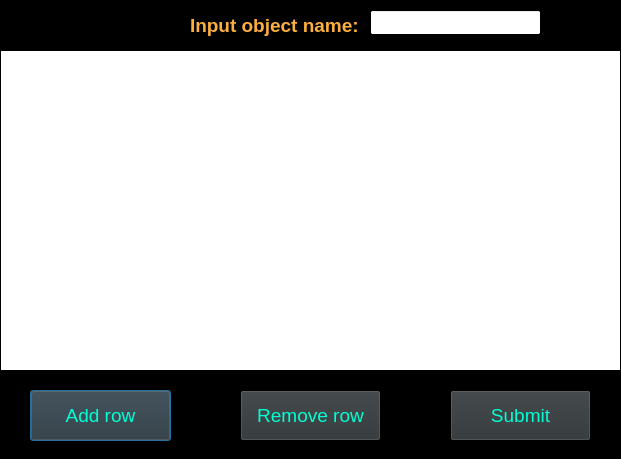
<?xml version="1.0" encoding="UTF-8"?>
<ui version="4.0">
 <class>Form_Add_Object</class>
 <widget class="QDialog" name="Form_Add_Object">
  <property name="geometry">
   <rect>
    <x>0</x>
    <y>0</y>
    <width>621</width>
    <height>459</height>
   </rect>
  </property>
  <property name="palette">
   <palette>
    <active>
     <colorrole role="Base">
      <brush brushstyle="SolidPattern">
       <color alpha="255">
        <red>255</red>
        <green>255</green>
        <blue>255</blue>
       </color>
      </brush>
     </colorrole>
     <colorrole role="Window">
      <brush brushstyle="SolidPattern">
       <color alpha="255">
        <red>0</red>
        <green>0</green>
        <blue>0</blue>
       </color>
      </brush>
     </colorrole>
    </active>
    <inactive>
     <colorrole role="Base">
      <brush brushstyle="SolidPattern">
       <color alpha="255">
        <red>255</red>
        <green>255</green>
        <blue>255</blue>
       </color>
      </brush>
     </colorrole>
     <colorrole role="Window">
      <brush brushstyle="SolidPattern">
       <color alpha="255">
        <red>0</red>
        <green>0</green>
        <blue>0</blue>
       </color>
      </brush>
     </colorrole>
    </inactive>
    <disabled>
     <colorrole role="Base">
      <brush brushstyle="SolidPattern">
       <color alpha="255">
        <red>0</red>
        <green>0</green>
        <blue>0</blue>
       </color>
      </brush>
     </colorrole>
     <colorrole role="Window">
      <brush brushstyle="SolidPattern">
       <color alpha="255">
        <red>0</red>
        <green>0</green>
        <blue>0</blue>
       </color>
      </brush>
     </colorrole>
    </disabled>
   </palette>
  </property>
  <property name="windowTitle">
   <string>Add 3D Object</string>
  </property>
  <widget class="QPushButton" name="butt_add_row">
   <property name="geometry">
    <rect>
     <x>30</x>
     <y>390</y>
     <width>141</width>
     <height>51</height>
    </rect>
   </property>
   <property name="palette">
    <palette>
     <active>
      <colorrole role="WindowText">
       <brush brushstyle="SolidPattern">
        <color alpha="255">
         <red>0</red>
         <green>255</green>
         <blue>212</blue>
        </color>
       </brush>
      </colorrole>
      <colorrole role="Button">
       <brush brushstyle="SolidPattern">
        <color alpha="255">
         <red>46</red>
         <green>52</green>
         <blue>54</blue>
        </color>
       </brush>
      </colorrole>
      <colorrole role="ButtonText">
       <brush brushstyle="SolidPattern">
        <color alpha="255">
         <red>0</red>
         <green>255</green>
         <blue>212</blue>
        </color>
       </brush>
      </colorrole>
      <colorrole role="Shadow">
       <brush brushstyle="SolidPattern">
        <color alpha="255">
         <red>255</red>
         <green>237</green>
         <blue>0</blue>
        </color>
       </brush>
      </colorrole>
     </active>
     <inactive>
      <colorrole role="WindowText">
       <brush brushstyle="SolidPattern">
        <color alpha="255">
         <red>0</red>
         <green>255</green>
         <blue>212</blue>
        </color>
       </brush>
      </colorrole>
      <colorrole role="Button">
       <brush brushstyle="SolidPattern">
        <color alpha="255">
         <red>46</red>
         <green>52</green>
         <blue>54</blue>
        </color>
       </brush>
      </colorrole>
      <colorrole role="ButtonText">
       <brush brushstyle="SolidPattern">
        <color alpha="255">
         <red>0</red>
         <green>255</green>
         <blue>212</blue>
        </color>
       </brush>
      </colorrole>
      <colorrole role="Shadow">
       <brush brushstyle="SolidPattern">
        <color alpha="255">
         <red>255</red>
         <green>237</green>
         <blue>0</blue>
        </color>
       </brush>
      </colorrole>
     </inactive>
     <disabled>
      <colorrole role="WindowText">
       <brush brushstyle="SolidPattern">
        <color alpha="255">
         <red>190</red>
         <green>190</green>
         <blue>190</blue>
        </color>
       </brush>
      </colorrole>
      <colorrole role="Button">
       <brush brushstyle="SolidPattern">
        <color alpha="255">
         <red>46</red>
         <green>52</green>
         <blue>54</blue>
        </color>
       </brush>
      </colorrole>
      <colorrole role="ButtonText">
       <brush brushstyle="SolidPattern">
        <color alpha="255">
         <red>190</red>
         <green>190</green>
         <blue>190</blue>
        </color>
       </brush>
      </colorrole>
      <colorrole role="Shadow">
       <brush brushstyle="SolidPattern">
        <color alpha="255">
         <red>255</red>
         <green>237</green>
         <blue>0</blue>
        </color>
       </brush>
      </colorrole>
     </disabled>
    </palette>
   </property>
   <property name="font">
    <font>
     <pointsize>14</pointsize>
    </font>
   </property>
   <property name="text">
    <string>Add row</string>
   </property>
  </widget>
  <widget class="QTableView" name="tableView">
   <property name="geometry">
    <rect>
     <x>0</x>
     <y>50</y>
     <width>621</width>
     <height>321</height>
    </rect>
   </property>
  </widget>
  <widget class="QPushButton" name="butt_delete_row">
   <property name="geometry">
    <rect>
     <x>240</x>
     <y>390</y>
     <width>141</width>
     <height>51</height>
    </rect>
   </property>
   <property name="palette">
    <palette>
     <active>
      <colorrole role="WindowText">
       <brush brushstyle="SolidPattern">
        <color alpha="255">
         <red>0</red>
         <green>255</green>
         <blue>212</blue>
        </color>
       </brush>
      </colorrole>
      <colorrole role="Button">
       <brush brushstyle="SolidPattern">
        <color alpha="255">
         <red>46</red>
         <green>52</green>
         <blue>54</blue>
        </color>
       </brush>
      </colorrole>
      <colorrole role="ButtonText">
       <brush brushstyle="SolidPattern">
        <color alpha="255">
         <red>0</red>
         <green>255</green>
         <blue>212</blue>
        </color>
       </brush>
      </colorrole>
      <colorrole role="Shadow">
       <brush brushstyle="SolidPattern">
        <color alpha="255">
         <red>255</red>
         <green>237</green>
         <blue>0</blue>
        </color>
       </brush>
      </colorrole>
     </active>
     <inactive>
      <colorrole role="WindowText">
       <brush brushstyle="SolidPattern">
        <color alpha="255">
         <red>0</red>
         <green>255</green>
         <blue>212</blue>
        </color>
       </brush>
      </colorrole>
      <colorrole role="Button">
       <brush brushstyle="SolidPattern">
        <color alpha="255">
         <red>46</red>
         <green>52</green>
         <blue>54</blue>
        </color>
       </brush>
      </colorrole>
      <colorrole role="ButtonText">
       <brush brushstyle="SolidPattern">
        <color alpha="255">
         <red>0</red>
         <green>255</green>
         <blue>212</blue>
        </color>
       </brush>
      </colorrole>
      <colorrole role="Shadow">
       <brush brushstyle="SolidPattern">
        <color alpha="255">
         <red>255</red>
         <green>237</green>
         <blue>0</blue>
        </color>
       </brush>
      </colorrole>
     </inactive>
     <disabled>
      <colorrole role="WindowText">
       <brush brushstyle="SolidPattern">
        <color alpha="255">
         <red>190</red>
         <green>190</green>
         <blue>190</blue>
        </color>
       </brush>
      </colorrole>
      <colorrole role="Button">
       <brush brushstyle="SolidPattern">
        <color alpha="255">
         <red>46</red>
         <green>52</green>
         <blue>54</blue>
        </color>
       </brush>
      </colorrole>
      <colorrole role="ButtonText">
       <brush brushstyle="SolidPattern">
        <color alpha="255">
         <red>190</red>
         <green>190</green>
         <blue>190</blue>
        </color>
       </brush>
      </colorrole>
      <colorrole role="Shadow">
       <brush brushstyle="SolidPattern">
        <color alpha="255">
         <red>255</red>
         <green>237</green>
         <blue>0</blue>
        </color>
       </brush>
      </colorrole>
     </disabled>
    </palette>
   </property>
   <property name="font">
    <font>
     <pointsize>14</pointsize>
    </font>
   </property>
   <property name="text">
    <string>Remove row</string>
   </property>
  </widget>
  <widget class="QPushButton" name="butt_submit">
   <property name="geometry">
    <rect>
     <x>450</x>
     <y>390</y>
     <width>141</width>
     <height>51</height>
    </rect>
   </property>
   <property name="palette">
    <palette>
     <active>
      <colorrole role="WindowText">
       <brush brushstyle="SolidPattern">
        <color alpha="255">
         <red>0</red>
         <green>255</green>
         <blue>212</blue>
        </color>
       </brush>
      </colorrole>
      <colorrole role="Button">
       <brush brushstyle="SolidPattern">
        <color alpha="255">
         <red>46</red>
         <green>52</green>
         <blue>54</blue>
        </color>
       </brush>
      </colorrole>
      <colorrole role="ButtonText">
       <brush brushstyle="SolidPattern">
        <color alpha="255">
         <red>0</red>
         <green>255</green>
         <blue>212</blue>
        </color>
       </brush>
      </colorrole>
      <colorrole role="Shadow">
       <brush brushstyle="SolidPattern">
        <color alpha="255">
         <red>255</red>
         <green>237</green>
         <blue>0</blue>
        </color>
       </brush>
      </colorrole>
     </active>
     <inactive>
      <colorrole role="WindowText">
       <brush brushstyle="SolidPattern">
        <color alpha="255">
         <red>0</red>
         <green>255</green>
         <blue>212</blue>
        </color>
       </brush>
      </colorrole>
      <colorrole role="Button">
       <brush brushstyle="SolidPattern">
        <color alpha="255">
         <red>46</red>
         <green>52</green>
         <blue>54</blue>
        </color>
       </brush>
      </colorrole>
      <colorrole role="ButtonText">
       <brush brushstyle="SolidPattern">
        <color alpha="255">
         <red>0</red>
         <green>255</green>
         <blue>212</blue>
        </color>
       </brush>
      </colorrole>
      <colorrole role="Shadow">
       <brush brushstyle="SolidPattern">
        <color alpha="255">
         <red>255</red>
         <green>237</green>
         <blue>0</blue>
        </color>
       </brush>
      </colorrole>
     </inactive>
     <disabled>
      <colorrole role="WindowText">
       <brush brushstyle="SolidPattern">
        <color alpha="255">
         <red>190</red>
         <green>190</green>
         <blue>190</blue>
        </color>
       </brush>
      </colorrole>
      <colorrole role="Button">
       <brush brushstyle="SolidPattern">
        <color alpha="255">
         <red>46</red>
         <green>52</green>
         <blue>54</blue>
        </color>
       </brush>
      </colorrole>
      <colorrole role="ButtonText">
       <brush brushstyle="SolidPattern">
        <color alpha="255">
         <red>190</red>
         <green>190</green>
         <blue>190</blue>
        </color>
       </brush>
      </colorrole>
      <colorrole role="Shadow">
       <brush brushstyle="SolidPattern">
        <color alpha="255">
         <red>255</red>
         <green>237</green>
         <blue>0</blue>
        </color>
       </brush>
      </colorrole>
     </disabled>
    </palette>
   </property>
   <property name="font">
    <font>
     <pointsize>14</pointsize>
    </font>
   </property>
   <property name="text">
    <string>Submit</string>
   </property>
  </widget>
  <widget class="QLabel" name="label_test">
   <property name="geometry">
    <rect>
     <x>190</x>
     <y>10</y>
     <width>171</width>
     <height>31</height>
    </rect>
   </property>
   <property name="palette">
    <palette>
     <active>
      <colorrole role="WindowText">
       <brush brushstyle="SolidPattern">
        <color alpha="255">
         <red>252</red>
         <green>175</green>
         <blue>62</blue>
        </color>
       </brush>
      </colorrole>
     </active>
     <inactive>
      <colorrole role="WindowText">
       <brush brushstyle="SolidPattern">
        <color alpha="255">
         <red>252</red>
         <green>175</green>
         <blue>62</blue>
        </color>
       </brush>
      </colorrole>
     </inactive>
     <disabled>
      <colorrole role="WindowText">
       <brush brushstyle="SolidPattern">
        <color alpha="255">
         <red>190</red>
         <green>190</green>
         <blue>190</blue>
        </color>
       </brush>
      </colorrole>
     </disabled>
    </palette>
   </property>
   <property name="font">
    <font>
     <pointsize>14</pointsize>
     <weight>75</weight>
     <bold>true</bold>
    </font>
   </property>
   <property name="text">
    <string>Input object name:</string>
   </property>
  </widget>
  <widget class="QLineEdit" name="edit_object_name">
   <property name="geometry">
    <rect>
     <x>370</x>
     <y>10</y>
     <width>171</width>
     <height>25</height>
    </rect>
   </property>
   <property name="font">
    <font>
     <pointsize>12</pointsize>
    </font>
   </property>
  </widget>
 </widget>
 <resources/>
 <connections/>
</ui>
